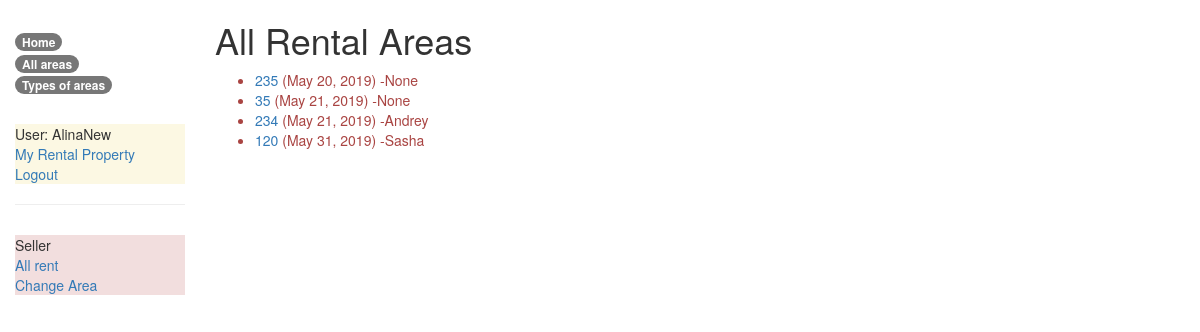
Page /catalog/rental/ (signed in) on the earlier database version.
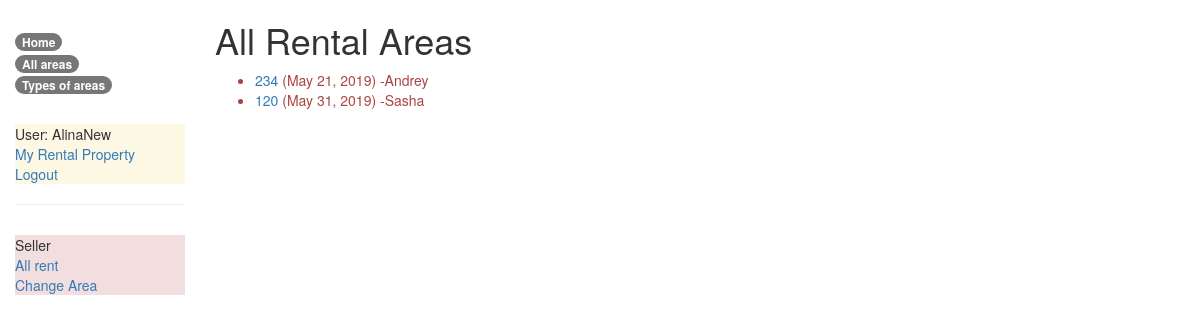
Same page on the later database version.
### catalog/models.py (models this page shows, shortened)
class Area(models.Model):
    square = models.IntegerField(help_text="Площадь помещения")
    typeArea = models.ForeignKey('TypeArea', on_delete=models.SET_NULL, null=True)
    price = models.IntegerField(help_text="Цена")
    year = models.DateField(null=True, blank=True)
    floor = models.IntegerField(help_text="На каком этаже находится помещение")
    communication = models.ManyToManyField(Communication, help_text='Вода, отопление,электрическтво')
    address = models.TextField(help_text="Где находится")
    endOfRental = models.DateField(null=True, blank=True)
    rent = models.ForeignKey(User, on_delete=models.SET_NULL, null=True, blank=True)
    @property
    def is_overend(self):
        if self.endOfRental and date.today() > self.endOfRental:
            return True
        return False
    RENT_STATUS = (
        ('Free', 'Free'),
        ('Busy', 'Busy'),
    )
    status = models.CharField(
        max_length=4,
        choices=RENT_STATUS,
        blank=True,
        default="Free",
        help_text='Area availability')
    class Meta:
        ordering = ['endOfRental']
        permissions = (("can_mark_singled_out ", "Set area as free"),)
    def display_communication(self):
        return ','.join([communication.name for communication in self.communication.all()[:3]])
    display_communication.short_description = 'Communication'

### catalog/views.py (the view)
# urls.py: path('rental/', views.RentalBooksAllListView.as_view(), name='all-rent'),
class RentalBooksAllListView(PermissionRequiredMixin, generic.ListView):
    model = Area
    permission_required = ''
    template_name = 'catalog/area_list_rent_all.html'
    paginate_by = 10
    def get_queryset(self):
        return Area.objects.filter(status="Busy").order_by('endOfRental')

### catalog/templates/catalog/area_list_rent_all.html (shortened to what this page needs)
{% extends "base_generic.html" %}
{% block content %}
    <h1>All Rental Areas</h1>
    {% if area_list %}
    <ul>
      {% for area in area_list %}
      <li class="{% if area.is_overend %}text-danger{% endif %}">
        <a href="{% url 'area-detail' area.pk %}">{{area.square}}</a>
          ({{ area.endOfRental}}) {% if user.is_staff %}-{{ area.rent }}{% endif %}
      </li>
      {% endfor %}
    </ul>
    {% else %}
      <p>There are no rental area.</p>
    {% endif %}
{% endblock %}

Differences in the rows shown:
no longer on this page (row edited): Area: square "235", endOfRental "May 20, 2019", rent "None"
no longer on this page (row edited): Area: square "35", endOfRental "May 21, 2019", rent "None"
